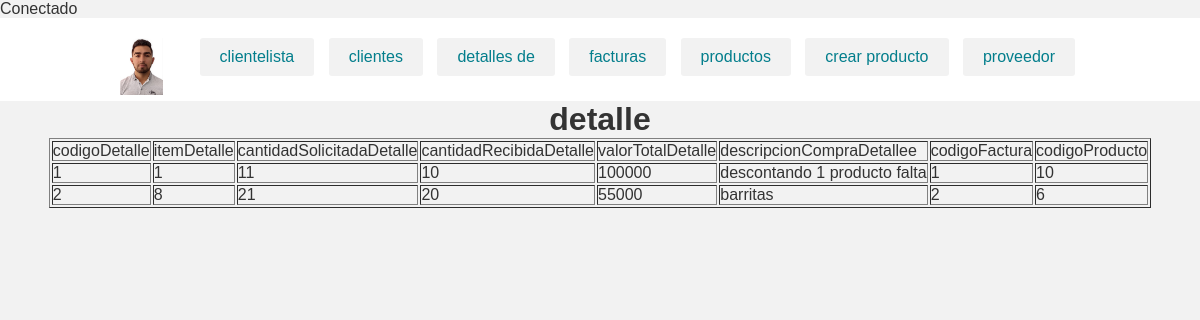
The page /vistas/Administrativo/detalles.php on the database its author committed.
### tables this page shows
CREATE TABLE `detalle` (
  `codigoDetalle` int(10) NOT NULL,
  `itemDetalle` int(10) NOT NULL,
  `cantidadSolicitadaDetalle` int(10) NOT NULL,
  `cantidadRecibidaDetalle` int(10) NOT NULL,
  `valorTotalDetalle` int(10) NOT NULL,
  `descripcionCompraDetalle` varchar(30) NOT NULL,
  `codigoFactura` int(10) NOT NULL,
  `codigoProducto` int(10) NOT NULL
);

### vistas/Administrativo/detalles.php (the view, shortened to what this page needs)
<?php
include("header.php");
?>
<center>
               <H1>detalle</H1>
               <table border="1">
                        <tr>
                            <td>codigoDetalle </td>
                            <td>itemDetalle </td>
                            <td>cantidadSolicitadaDetalle </td>
                            <td>cantidadRecibidaDetalle</td>
                            <td>valorTotalDetalle</td>
                            <td>descripcionCompraDetallee </td>
                            <td>codigoFactura </td>
                            <td>codigoProducto </td>
                        </tr>
                        <?php
                            $c= new Conexion();
                            $fun=$c->conectar();
                            $p ="select * from detalle";
                            $rs = mysqli_query($fun,$p);
                            $arre = mysqli_fetch_row($rs);
                            do{
                        ?>
                        <tr>
                                <td><?php echo $arre[0] ?></td>
                                <td><?php echo $arre[1] ?></td>
                                <td><?php echo $arre[2] ?></td>
                                <td><?php echo $arre[3] ?></td>
                                <td><?php echo $arre[4] ?></td>
                                <td><?php echo $arre[5] ?></td>
                                <td><?php echo $arre[6] ?></td>
                                <td><?php echo $arre[7] ?></td>
                        </tr>
                        <?php
	 					}while($arre = mysqli_fetch_row($rs));
					?>
               </table>
        </center>

### vistas/Administrativo/estilos.css (style rules this page uses)
* { -webkit-box-sizing: border-box; -moz-box-sizing: border-box; box-sizing: border-box; margin:0px; padding:0px; }
body { background:#f2f2f2; color:#333; font-family:Arial, helvetica, sans-serif; }

### rows shown on the page
detalle: codigoDetalle "1", itemDetalle "1", cantidadSolicitadaDetalle "11", cantidadRecibidaDetalle "10", valorTotalDetalle "100000", descripcionCompraDetalle "descontando 1 producto falta", codigoFactura "1", codigoProducto "10"
detalle: codigoDetalle "2", itemDetalle "8", cantidadSolicitadaDetalle "21", cantidadRecibidaDetalle "20", valorTotalDetalle "55000", descripcionCompraDetalle "barritas", codigoFactura "2", codigoProducto "6"
